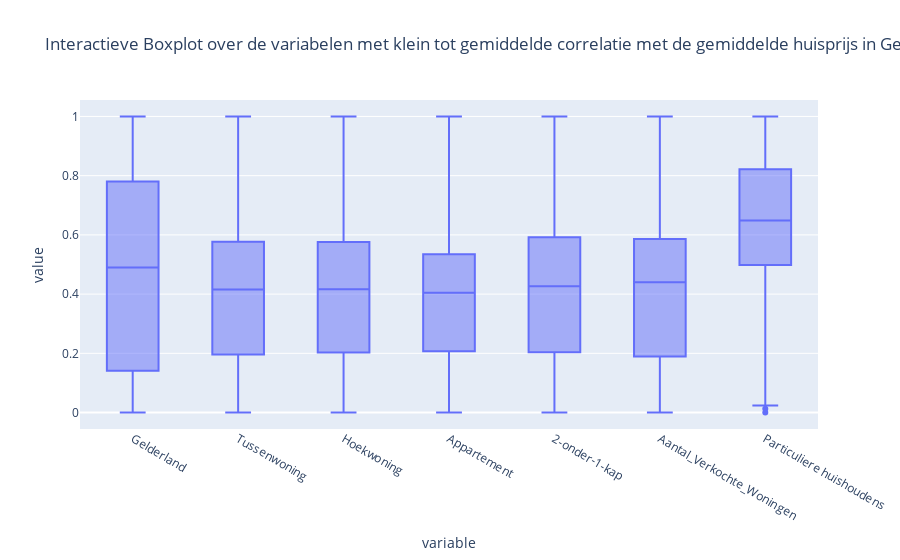
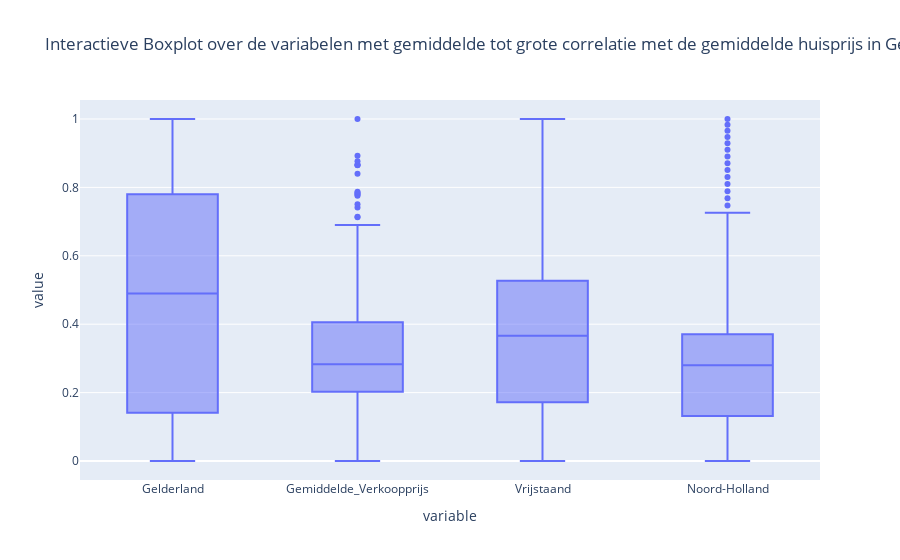
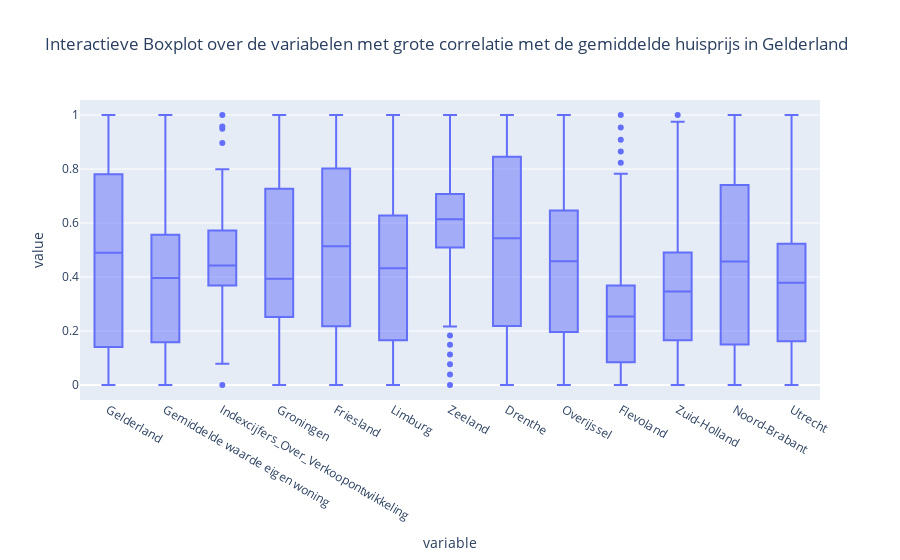

Notebook source saved alongside these figures, in order:
### Markdown cell above
**3.5 Het identificeren van de outliers**

In de hieronder weergeven boxplots is te zien dat de variabelen over enige uitschieters beschikken. In dit geval is er voor alle variabelen een boxplot gemaakt. Deze uitschieters worden op dit moment niet weggenomen of vervangen met een andere waarde op dit moment. De reden is dat dit gevolgen kan hebben voor de modellering. In eerste instantie wordt de modellering inclusief de outliers gemaakt, omdat het nog onbekend is of het wegnemen van de outlier ook daadwerkelijk de accuratesse van het model beïnvloedt.

### Code cell
import pandas as pd
import plotly.express as px

correlation_levels = [
    {
        'title': 'Interactieve Boxplot over de variabelen met klein tot gemiddelde correlatie met de gemiddelde huisprijs in Gelderland',
        'variables': ['Gelderland', 'Tussenwoning', 'Hoekwoning', 'Appartement', '2-onder-1-kap', 'Aantal_Verkochte_Woningen', 'Particuliere huishoudens']
    },
    {
        'title': 'Interactieve Boxplot over de variabelen met gemiddelde tot grote correlatie met de gemiddelde huisprijs in Gelderland',
        'variables': ['Gelderland', 'Gemiddelde_Verkoopprijs', 'Vrijstaand', 'Noord-Holland']
    },
    {
        'title': 'Interactieve Boxplot over de variabelen met grote correlatie met de gemiddelde huisprijs in Gelderland',
        'variables': ['Gelderland', 'Gemiddelde waarde eigen woning', 'Indexcijfers_Over_Verkoopontwikkeling', 'Groningen', 'Friesland', 'Limburg', 'Zeeland', 'Drenthe', 'Overijssel', 'Flevoland', 'Zuid-Holland', 'Noord-Brabant', 'Utrecht']
    }
]

for level in correlation_levels:
    df = pd.DataFrame({var: normalized_df[var] for var in level['variables']})
    fig = px.box(df, title=level['title'])
    fig.update_layout(showlegend=False)
    fig.show()

### Figure 1 — Plotly figure (JSON) as saved in the notebook; plotly's stock layout.template omitted (floating-point values rounded to 4 significant figures; data arrays with more than 128 entries replaced by an {"elided": "..."} marker saying what was removed)
{"data": [{"alignmentgroup": "True", "hovertemplate": "variable=%{x}<br>value=%{y}<extra></extra>", "legendgroup": "", "marker": {"color": "#636efa"}, "name": "", "notched": false, "offsetgroup": "", "orientation": "v", "showlegend": false, "type": "box", "x": {"elided": "1183 str values"}, "x0": " ", "xaxis": "x", "y": {"elided": "1183 float values"}, "y0": " ", "yaxis": "y"}], "layout": {"boxmode": "group", "legend": {"tracegroupgap": 0}, "showlegend": false, "title": {"text": "Interactieve Boxplot over de variabelen met klein tot gemiddelde correlatie met de gemiddelde huisprijs in Gelderland"}, "xaxis": {"anchor": "y", "domain": [0, 1], "title": {"text": "variable"}}, "yaxis": {"anchor": "x", "domain": [0, 1], "title": {"text": "value"}}}}

### Figure 2 — Plotly figure (JSON) as saved in the notebook; plotly's stock layout.template omitted (floating-point values rounded to 4 significant figures; data arrays with more than 128 entries replaced by an {"elided": "..."} marker saying what was removed)
{"data": [{"alignmentgroup": "True", "hovertemplate": "variable=%{x}<br>value=%{y}<extra></extra>", "legendgroup": "", "marker": {"color": "#636efa"}, "name": "", "notched": false, "offsetgroup": "", "orientation": "v", "showlegend": false, "type": "box", "x": {"elided": "676 str values"}, "x0": " ", "xaxis": "x", "y": {"elided": "676 float values"}, "y0": " ", "yaxis": "y"}], "layout": {"boxmode": "group", "legend": {"tracegroupgap": 0}, "showlegend": false, "title": {"text": "Interactieve Boxplot over de variabelen met gemiddelde tot grote correlatie met de gemiddelde huisprijs in Gelderland"}, "xaxis": {"anchor": "y", "domain": [0, 1], "title": {"text": "variable"}}, "yaxis": {"anchor": "x", "domain": [0, 1], "title": {"text": "value"}}}}

### Figure 3 — Plotly figure (JSON) as saved in the notebook; plotly's stock layout.template omitted (floating-point values rounded to 4 significant figures; data arrays with more than 128 entries replaced by an {"elided": "..."} marker saying what was removed)
{"data": [{"alignmentgroup": "True", "hovertemplate": "variable=%{x}<br>value=%{y}<extra></extra>", "legendgroup": "", "marker": {"color": "#636efa"}, "name": "", "notched": false, "offsetgroup": "", "orientation": "v", "showlegend": false, "type": "box", "x": {"elided": "2197 str values"}, "x0": " ", "xaxis": "x", "y": {"elided": "2197 float values"}, "y0": " ", "yaxis": "y"}], "layout": {"boxmode": "group", "legend": {"tracegroupgap": 0}, "showlegend": false, "title": {"text": "Interactieve Boxplot over de variabelen met grote correlatie met de gemiddelde huisprijs in Gelderland"}, "xaxis": {"anchor": "y", "domain": [0, 1], "title": {"text": "variable"}}, "yaxis": {"anchor": "x", "domain": [0, 1], "title": {"text": "value"}}}}
